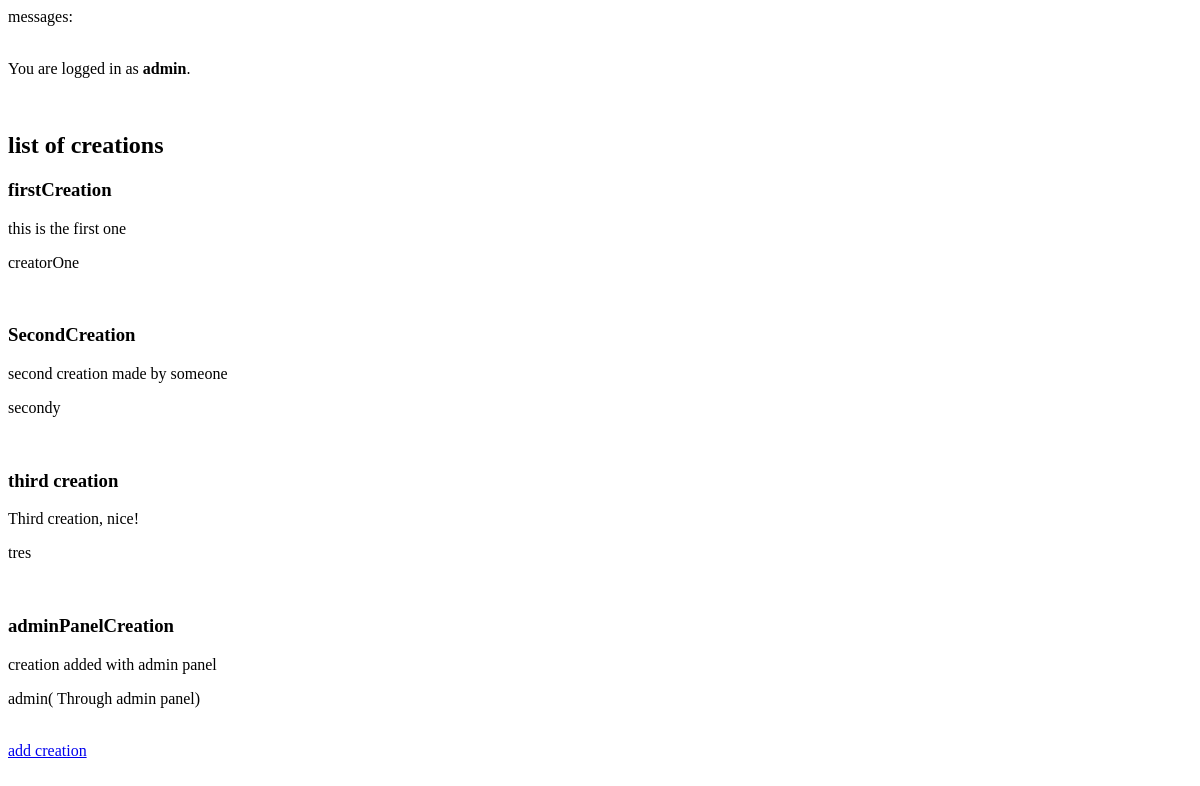
Before: /voting/dashboard/ (signed in) with the older database file.
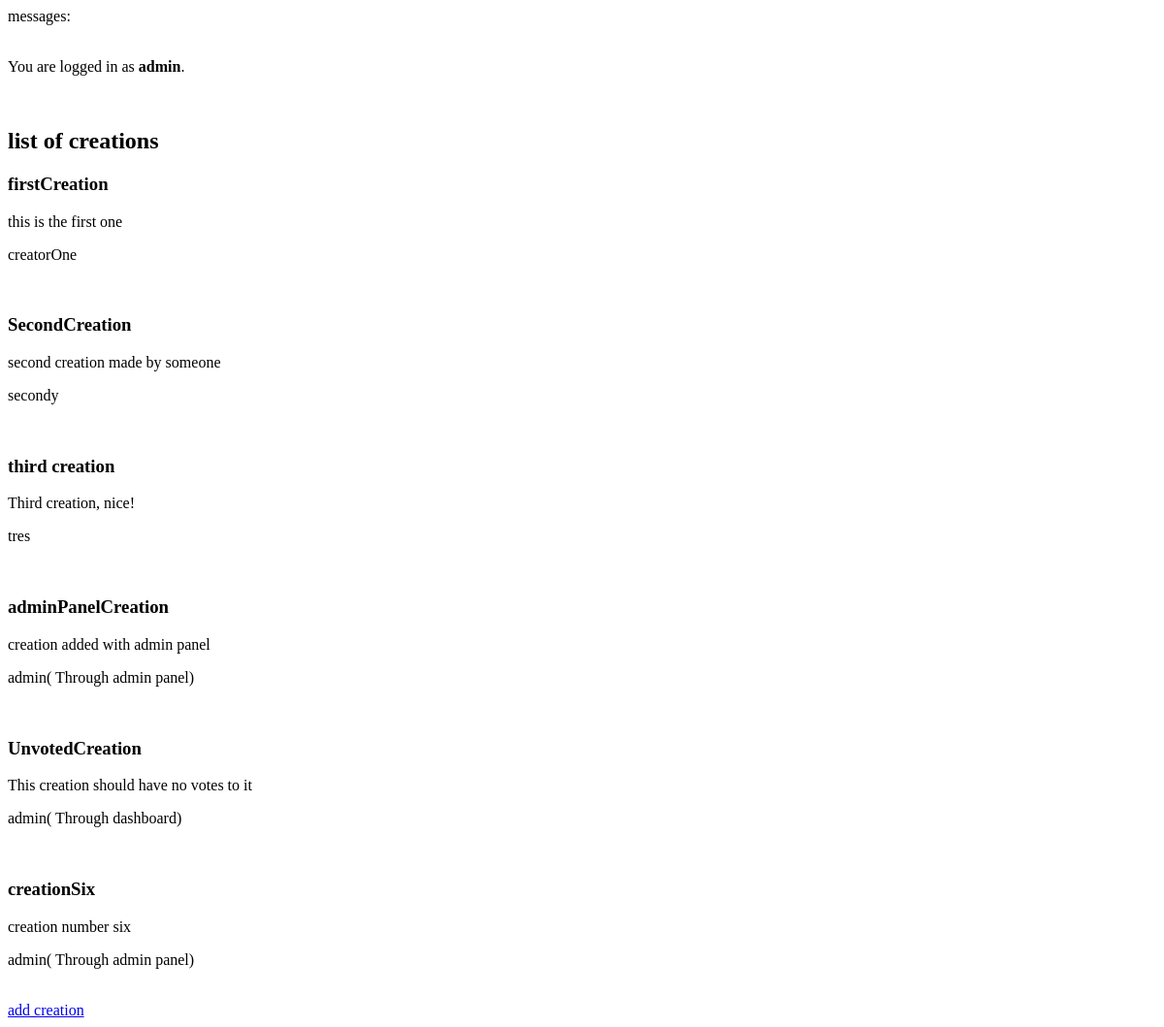
After: the same page with the newer database file.
### voting/models.py (models this page shows, shortened)
class Creation(models.Model):
    name = models.CharField(max_length=200)
    description = models.CharField(max_length=200)
    creator = models.CharField(max_length=200)

### voting/views.py (the view)
# urls.py: path("dashboard/", views.dashboard, name="dashboard"),
@ user_passes_test(lambda u: u.is_staff)
def dashboard(request):
    return render(request=request,
                  template_name="voting/dashboard.html",
                  context={"creations": Creation.objects.all()})

### voting/templates/voting/dashboard.html
{% extends 'voting/header.html' %}
{% block content %}
{% include "voting/includes/status.html" %}
<br>
<h2> list of creations </h2>
{% for creation in creations %}
    <h3> {{ creation.name }} </h3>
    <p> {{ creation.description }} </p>
    <p> {{ creation.creator }} </p>
    <br>
{% endfor %}
<a href="addcreation">add creation</a>
{% endblock %}

Changed rows visible on the page:
added Creation: name "UnvotedCreation", description "This creation should have no votes to it", creator "admin( Through dashboard)"
added Creation: name "creationSix", description "creation number six", creator "admin( Through admin panel)"
